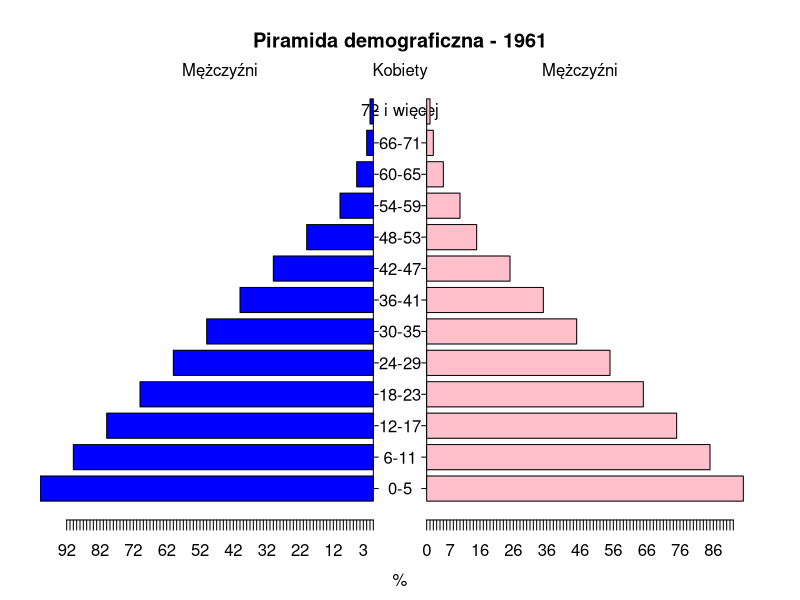

Write the R code that produced this figure.
# Instalacja i załadowanie pakietu plotrix
library(latticeExtra)
library(plotrix)

data(USAge.df)


# Tworzenie danych do piramidy demograficznej dla roku 1961
wiek <- c("0-5", "6-11", "12-17", "18-23", "24-29", "30-35", "36-41",
          "42-47", "48-53", "54-59", "60-65", "66-71", "72 i więcej")
mężczyźni <- c(100, 90, 80, 70, 60, 50, 40, 30, 20, 10, 5, 2, 1)
kobiety <- c(95, 85, 75, 65, 55, 45, 35, 25, 15, 10, 5, 2, 1)

# Rysowanie piramidy demograficznej z większym odstępem między wykresami
pyramid.plot(mężczyźni, kobiety, labels=wiek, main="Piramida demograficzna - 1961",
             lxcol="blue", rxcol="pink", gap=8, 
             top.labels=c("Mężczyźni", "Kobiety"))
